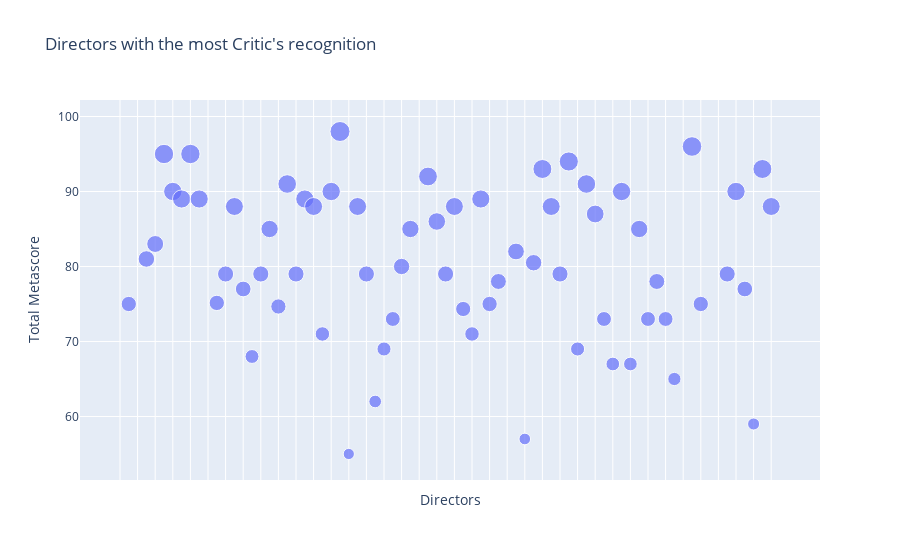

Notebook code cell kept with this figure:
### Code cell
# Scatter plot

fig = go.Figure(data=[go.Scatter(
    x=flat.Director, y=critic_num,
    mode='markers', 
    marker_size= critic_norm*20,
)])
fig.update_layout(
    title= "Directors with the most Critic's recognition",
    yaxis_title="Total Metascore",
    xaxis_title="Directors"
)

fig.update_xaxes(showticklabels=False) # hide all the xticks
fig.show()

### Figure 1 — Plotly figure (JSON) as saved in the notebook; plotly's stock layout.template omitted (floating-point values rounded to 4 significant figures)
{"data": [{"marker": {"size": [0, 15.31, 0, 16.53, 16.94, 19.39, 18.37, 18.16, 19.39, 18.16, 0, 15.34, 16.12, 17.96, 15.71, 13.88, 16.12, 17.35, 15.24, 18.57, 16.12, 18.16, 17.96, 14.49, 18.37, 20, 11.22, 17.96, 16.12, 12.65, 14.08, 14.9, 16.33, 17.35, 0, 18.78, 17.55, 16.12, 17.96, 15.17, 14.49, 18.16, 15.31, 15.92, 0, 16.73, 11.63, 16.43, 18.98, 17.96, 16.12, 19.18, 14.08, 18.57, 17.76, 14.9, 13.67, 18.37, 13.67, 17.35, 14.9, 15.92, 14.9, 13.27, 0, 19.59, 15.31, 0, 0, 16.12, 18.37, 15.71, 12.04, 18.98, 17.96, 0]}, "mode": "markers", "type": "scatter", "x": ["", " Dean DeBlois, Chris Sanders", "Adam Elliot", "Adrian Molina, Lee Unkrich", "Amir Khan, Amole Gupte", "Andrew Stanton", "Andrew Stanton, Lee Unkrich", "Anurag Kashyap", "Asghar Farhadi", "Bong Joon Ho", "Cagan Irmak", "Christopher Nolan", "Clint Eastwood", "Damien Chazelle", "Damián Szifron", "Darren Aronofsky", "David Fincher", "David Yates", "Denis Villeneuve", "Ethan Coen, Joel Coen", "Fernando Meirelles, Kátia Lund", "Florian Henckel von Donnersmarck", "Florian Zeller", "Gavin O'Connor", "George Miller", "Guillermo del Toro", "Guy Ritchie", "Hayao Miyazaki", "James Mangold", "James McTeigue", "Jean-Pierre Jeunet", "Joe Russo, Anthony Russo", "Juan José Campanella", "Kar-Wai Wong", "Lasse Hallström", "Lee Unkrich", "Lenny Abrahamson", "Makoto Shinkai", "Martin McDonagh", "Martin Scorsese", "Mel Gibson", "Michel Gondry", "Nadine Labaki", "Naoko Yamada", "Nitesh Tiwari", "Oliver Hirschbiegel", "Olivier Nakache, Éric Toledano", "Park Chan-Wook", "Paul Thomas Anderson", "Pete Docter, Bob Peterson", "Pete Docter, David Silverman, Lee Unkrich", "Pete Docter, Ronnie Del Carmen", "Peter Farrelly", "Peter Jackson", "Peter Ramsey, Bob Persichetti, Rodney Rothman", "Quentin Tarantino", "Rajkumar Hirani", "Richard Linklater", "Ridley Scott", "Roman Polanski", "Ron Howard", "Sam Mendes", "Sean Penn", "Sergio Pablos, Carlos Martínez López ", "Sriram Raghavan", "Steve McQueen", "Steven Spielberg", "Sudha Kongara", "T.J. Gnanavel", "Terry George", "Thomas Kail", "Thomas Vinterberg", "Todd Phillips", "Tom McCarthy", "Wes Anderson", "sdd"], "y": [null, 75, null, 81, 83, 95, 90, 89, 95, 89, null, 75.14, 79, 88, 77, 68, 79, 85, 74.67, 91, 79, 89, 88, 71, 90, 98, 55, 88, 79, 62, 69, 73, 80, 85, null, 92, 86, 79, 88, 74.33, 71, 89, 75, 78, null, 82, 57, 80.5, 93, 88, 79, 94, 69, 91, 87, 73, 67, 90, 67, 85, 73, 78, 73, 65, null, 96, 75, null, null, 79, 90, 77, 59, 93, 88, null]}], "layout": {"title": {"text": "Directors with the most Critic's recognition"}, "xaxis": {"showticklabels": false, "title": {"text": "Directors"}}, "yaxis": {"title": {"text": "Total Metascore"}}}}
